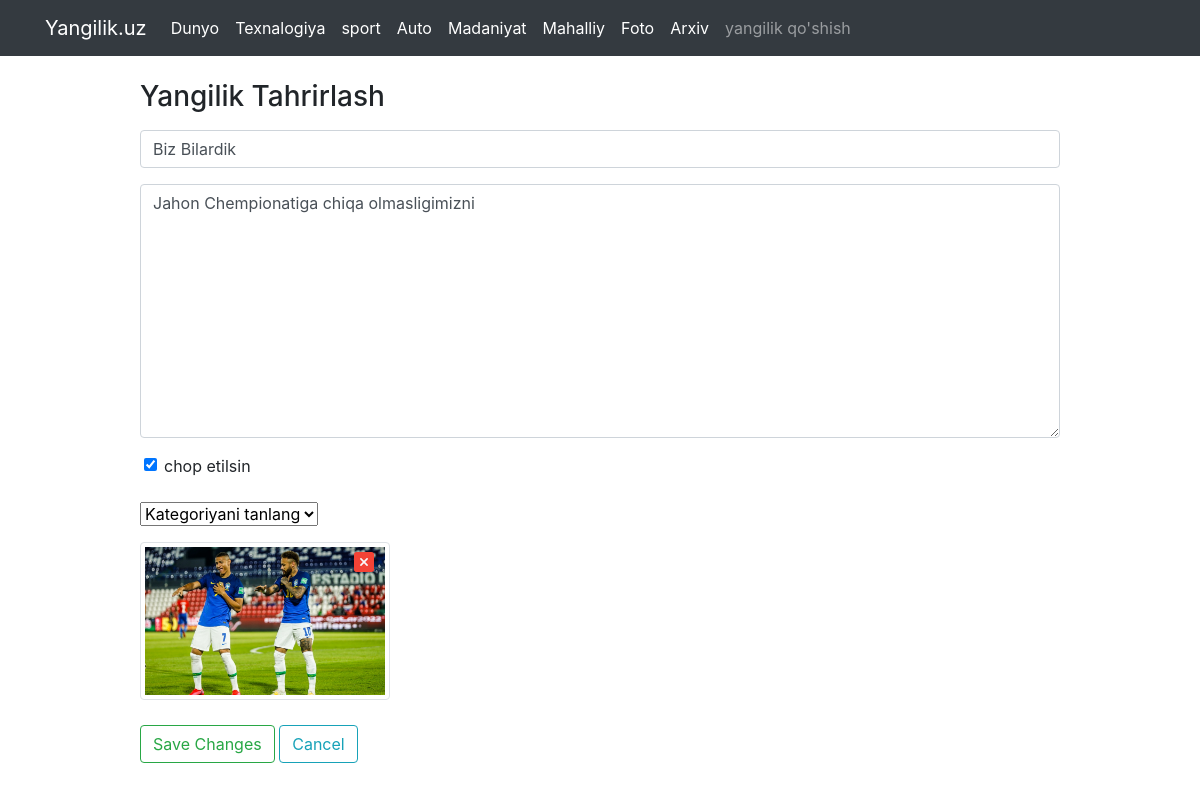
Page /admin/news/4/ on the committed database.
### models.py (models this page shows, shortened)
class Category(db.Model):
    id=db.Column('ID', db.Integer,primary_key=True)
    name=db.Column('Kategoriyalar nomi', db.String(255))

class News(db.Model):
    id = db.Column('ID', db.Integer, primary_key = True)
    title = db.Column('Sarlavha', db.String(255))
    slug = db.Column("Slug",db.String(255))
    content = db.Column('Mazmuni', db.Text)
    datetime = db.Column('Sana', db.DateTime, default=datetime.now)
    views = db.Column("Ko'rishlar soni", db.Integer, default=0)
    is_published=db.Column("chop etilishi", db.Boolean)
    photo=db.Column("Muqova rasmi", db.String(255),nullable=True)
    cat_id=db.Column(db.Integer,db.ForeignKey("category.ID"))

### admin_news_view.py (the view)
@app.route("/admin/news/<int:_id>/",methods=["GET","POST"])
def update_news_view(_id):
    if request.method=="POST":
        news=News.query.filter_by(id=_id).first_or_404()
        news.title=request.form["news_title"]
        news.slug=slugify(news.title)
        news.content=request.form["news_content"]
        news.is_published=bool(request.form.get("publish_status",False))
        try:
            news.cat_id=int(request.form.get('category_id'))
        except:
            return redirect(url_for("update_news_view"))
        if "news_photo" in request.files:
            news_photo=request.files["news_photo"]
            photo_filename=str(uuid4())+"."+ news_photo.filename.split(".")[-1]
            news_photo.save(os.path.join(os_upload_path,photo_filename))
            if news_photo.filename.split(".")[-1]!="":
                news.photo=photo_filename
        db.session.commit()
        return redirect(url_for("admin_news_list_view"))
    elif request.method=="GET":
        if  request.args.get("action",None)=="delete-thumb":
            chosen_news=News.query.filter_by(id=_id).first_or_404()
            os.unlink(os.path.join("static","uploads","images",chosen_news.photo))
            chosen_news.photo=""
            db.session.commit()
            return redirect(url_for("update_news_view",_id=_id))
    chosen_news=News.query.filter_by(id=_id).first_or_404()
    return render_template("admin/updates_news.html",  yangilik=chosen_news)

### Context.py (called while the page is built)
@app.context_processor
def category_context_manager():
    cats=Category.query.all()
    return {"kategoriyalar": cats}

### templates/admin/updates_news.html (shortened to what this page needs)
{% extends "admin/base.html" %}
{% block main %}
<div class="container" mb-5>
    <div class="row mt-4">
        <div class="col-10 offset-1">
            <h3>Yangilik Tahrirlash</h3>
            <form action="{{ url_for('update_news_view', _id=yangilik.id) }}" method="post" enctype="multipart/form-data">
            <div class="input-group mb-3 mt-3">
                <input
                 type="text"
                 class="form-control"
                 placeholder="News Title"
                 aria-label="News Title"
                 aria-describedby="basic-addon1"
                 name="news_title"
                 autocomplete="off"
                 value="{{yangilik.title}}"/>
            </div>
            <div class="input-group mb-3">
                <div class="form-floating">
                    <textarea
                    class="form-control"
                    placeholder="News Content"
                    name="news_content"
                    rows="10"
                    cols="130"
                    >{{yangilik.content}}</textarea>
        </div>
    </div>
    <div class="input-group mb-3 ml-4">
          <input
           class="form-check-input "
           type="checkbox"
           id="publish_status"
           name="publish_status"
           value="True"
          {% if yangilik.is_published %}
            checked="checked"
          {% endif %}>
           <label for="publish_status">chop etilsin</label>
        </div>
        <div class="input-group mb-3 ">
        <select class="form-select" name="category_id" required>
            <option selected disabled>Kategoriyani tanlang</option>
          </select>
        </div>
        {% if yangilik.photo %}
        <div style="position: relative; width: 250px; margin-bottom: 25px;">
          <img src="{{url_for('static',filename='uploads/images/' ~ yangilik.photo)}}" class="img-thumbnail" style="width: 100%; position: relative;">
          <a href="{{url_for('update_news_view', _id=yangilik.id, action='delete-thumb')}}">
            <img src="{{url_for('static',filename='images/icons/remove.svg')}}" style="width: 20px;position: absolute;top:10px;right: 16px;" >
          </a>
        </div>
        {% else %}
        <div  class="input-group mb-3">
              <label class="btn btn-secondary">
                Upload thumbnail <input type="file" accept="image/png, image/gif,image/jpeg, image/jpg" name="news_photo" hidden />
              </label>
        </div>
        {% endif %}
        <input type="submit" class="btn btn-outline-success" value="Save Changes">
        <a href="{{url_for('admin_news_list_view')}}" class="btn btn-outline-info">Cancel</a>
      </form>
    </div>
  </div>
</div>
{% endblock %}

### templates/admin/base.html (shortened to what this page needs)
<!DOCTYPE html>
<html lang="en">
<head>
    <link rel="stylesheet" href="https://maxcdn.bootstrapcdn.com/bootstrap/4.0.0/css/bootstrap.min.css"
>
</head>
<body>
    <nav class="navbar navbar-expand-lg navbar-dark bg-dark">
        <div class="container">
            <a class="navbar-brand" href="{{ url_for('all_news_view') }}">Yangilik.uz</a>
            <div class="collapse navbar-collapse" id="navbarSupportedContent">
                <ul class="navbar-nav mr-auto">
                    {% for kat in kategoriyalar %}
                    <li class="nav-item active">
                        <a class="nav-link" href="{{ url_for('all_news_view',category=kat.id) }}"> {{kat.name}}</a>
                    </li>
                    {% endfor %}
                    <li class="nav-item">
                        <a class="nav-link" href="{{url_for('add_news_view')}}">yangilik qo'shish</a>
                    </li>
                </ul>
            </div>
        </div>
    </nav>
    {% block main %}
    {% endblock main%}
</body>
</html>

### rows in the picture
Category: name "Dunyo"
Category: name "Texnalogiya"
Category: name "sport"
Category: name "Auto"
Category: name "Madaniyat"
Category: name "Mahalliy"
Category: name "Foto"
Category: name "Arxiv"
News: news_title "Biz Bilardik", news_content "Jahon Chempionatiga chiqa olmasligimizni", chop etilishi "☑", Muqova rasmi (picture)
